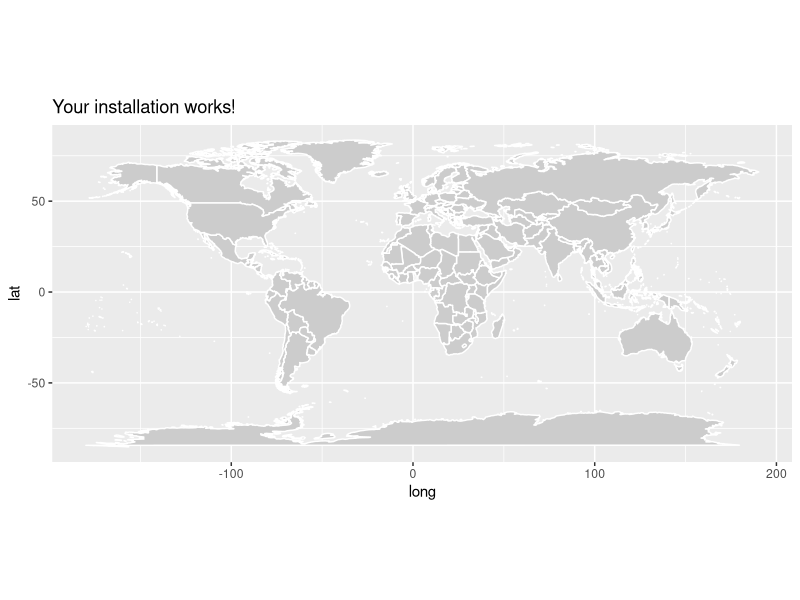

Source code (R):
# Run this ONCE before the practical (takes 1-3 minutes).
pkgs <- c("dplyr", "tidyr", "readr", "ggplot2", "forcats", "scales", "maps")
missing <- setdiff(pkgs, rownames(installed.packages()))
if (length(missing)) install.packages(missing)

# Check: this should draw a world map in the Plots pane
library(ggplot2)
ggplot(map_data("world"), aes(long, lat, group = group)) +
  geom_polygon(fill = "grey80", colour = "white") +
  coord_quickmap() +
  ggtitle("Your installation works!")
